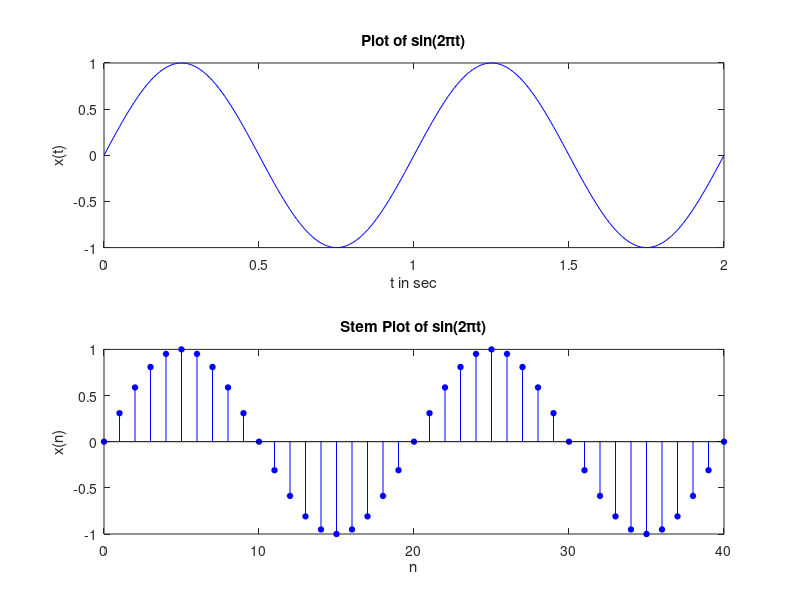

Write MATLAB code to recreate this figure.
%% Basic and Stem Plot of sin(2*pi*t)
% Basic Plot
subplot(2, 1, 1)
t = 0:0.01:2;
x = sin(2*pi.*t);
plot(t,x,'b')
xlabel('t in sec')
ylabel('x(t)')
title('Plot of sin(2\pit)')

% Stem Plot
n = 0:1:40;
x = sin(0.1*pi*n);
subplot(2, 1, 2)
Hs = stem(n, x, 'b', 'filled');
set(Hs,'MarkerSize',4)
xlabel('n')
ylabel('x(n)')
title('Stem Plot of sin(2\pit)')